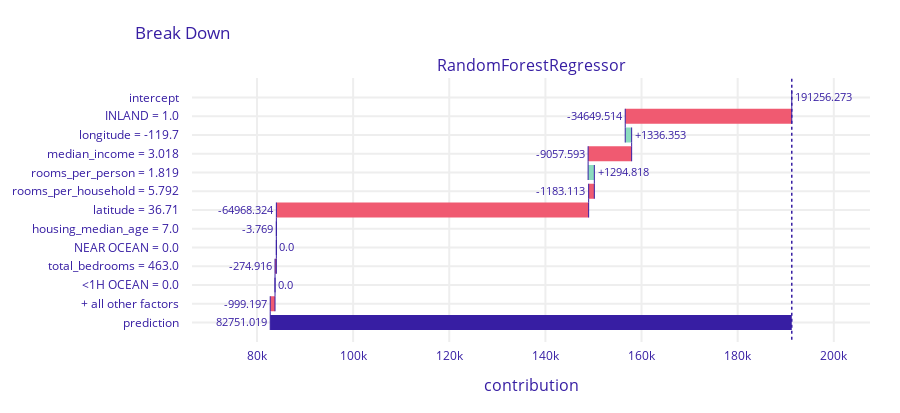

Source (notebook cell):
### Markdown cell above
W `observation1` `rooms_per_household` na poziomie 6.67 ma wpływ dodatni, a w `observation2` - ujemny. By wyjaśnić ten paradoks, trzeba spojrzeć na szerszy kontekst.

`observation1` dotyczy posiadłości nad zatoką posiadanej przez dobrze zarabiające osoby. Możemy zakładać, że tu więcej przestrzeni to wyższa wartość.

`observation2` z kolei dotyczy nieruchomości w głębi lądu posiadanej przez słabiej zarabiające osoby.

### Code cell
explainer.predict_parts(observation4).plot()

### Figure 1 — Plotly figure (JSON) as saved in the notebook; plotly's stock layout.template omitted (floating-point values rounded to 4 significant figures)
{"data": [{"base": 191300.0, "connector": {"line": {"color": "#371ea3", "dash": "solid", "width": 1}, "mode": "spanning"}, "decreasing": {"marker": {"color": "#f05a71"}}, "hoverinfo": "text+delta", "hoverlabel": {"bgcolor": "rgba(0,0,0,0.8)"}, "hovertext": ["Average response: 191256.273<br>Prediction: 82751.019", "INLAND = 1.0<br>decreases average response by", "longitude = -119.7<br>increases average response by", "median_income = 3.018<br>decreases average response by", "rooms_per_person = 1.819<br>increases average response by", "rooms_per_household = 5.792<br>decreases average response by", "latitude = 36.71<br>decreases average response by", "housing_median_age = 7.0<br>decreases average response by", "NEAR OCEAN = 0.0<br>decreases average response by", "total_bedrooms = 463.0<br>decreases average response by", "<1H OCEAN = 0.0<br>decreases average response by", "+ all other factors<br>decreases average response by", "Average response: 191256.273<br>Prediction: 82751.019"], "increasing": {"marker": {"color": "#8bdcbe"}}, "measure": ["relative", "relative", "relative", "relative", "relative", "relative", "relative", "relative", "relative", "relative", "relative", "relative", "total"], "orientation": "h", "showlegend": false, "text": ["191256.273", "-34649.514", "+1336.353", "-9057.593", "+1294.818", "-1183.113", "-64968.324", "-3.769", "0.0", "-274.916", "0.0", "-999.197", "82751.019"], "textposition": "outside", "totals": {"marker": {"color": "#371ea3"}}, "type": "waterfall", "x": [0, -34650.0, 1336.0, -9058.0, 1295.0, -1183.0, -64970.0, -3.769, 0, -274.9, 0, -999.2, -108500.0], "xaxis": "x", "y": ["intercept", "INLAND = 1.0", "longitude = -119.7", "median_income = 3.018", "rooms_per_person = 1.819", "rooms_per_household = 5.792", "latitude = 36.71", "housing_median_age = 7.0", "NEAR OCEAN = 0.0", "total_bedrooms = 463.0", "<1H OCEAN = 0.0", "+ all other factors", "prediction"], "yaxis": "y"}], "layout": {"annotations": [{"font": {"size": 16}, "showarrow": false, "text": "RandomForestRegressor", "x": 0.5, "xanchor": "center", "xref": "paper", "y": 1, "yanchor": "bottom", "yref": "paper"}, {"font": {"size": 16}, "showarrow": false, "text": "contribution", "x": 0.5, "xanchor": "center", "xref": "paper", "y": 0, "yanchor": "top", "yref": "paper", "yshift": -30}], "font": {"color": "#371ea3"}, "height": 413, "margin": {"b": 71, "r": 30, "t": 78}, "shapes": [{"line": {"color": "#371ea3", "dash": "dot", "width": 1.5}, "type": "line", "x0": 191300.0, "x1": 191300.0, "xref": "x", "y0": -1, "y1": 13, "yref": "y"}], "title": {"text": "Break Down", "x": 0.15}, "xaxis": {"anchor": "y", "automargin": true, "domain": [0, 1], "fixedrange": true, "gridwidth": 2, "range": [66480.0, 207500.0], "tickcolor": "white", "ticklen": 3, "ticks": "outside", "type": "linear", "zeroline": false}, "yaxis": {"anchor": "x", "automargin": true, "autorange": "reversed", "domain": [0, 1], "fixedrange": true, "gridwidth": 2, "tickcolor": "white", "ticklen": 10, "ticks": "outside", "type": "category"}}}
